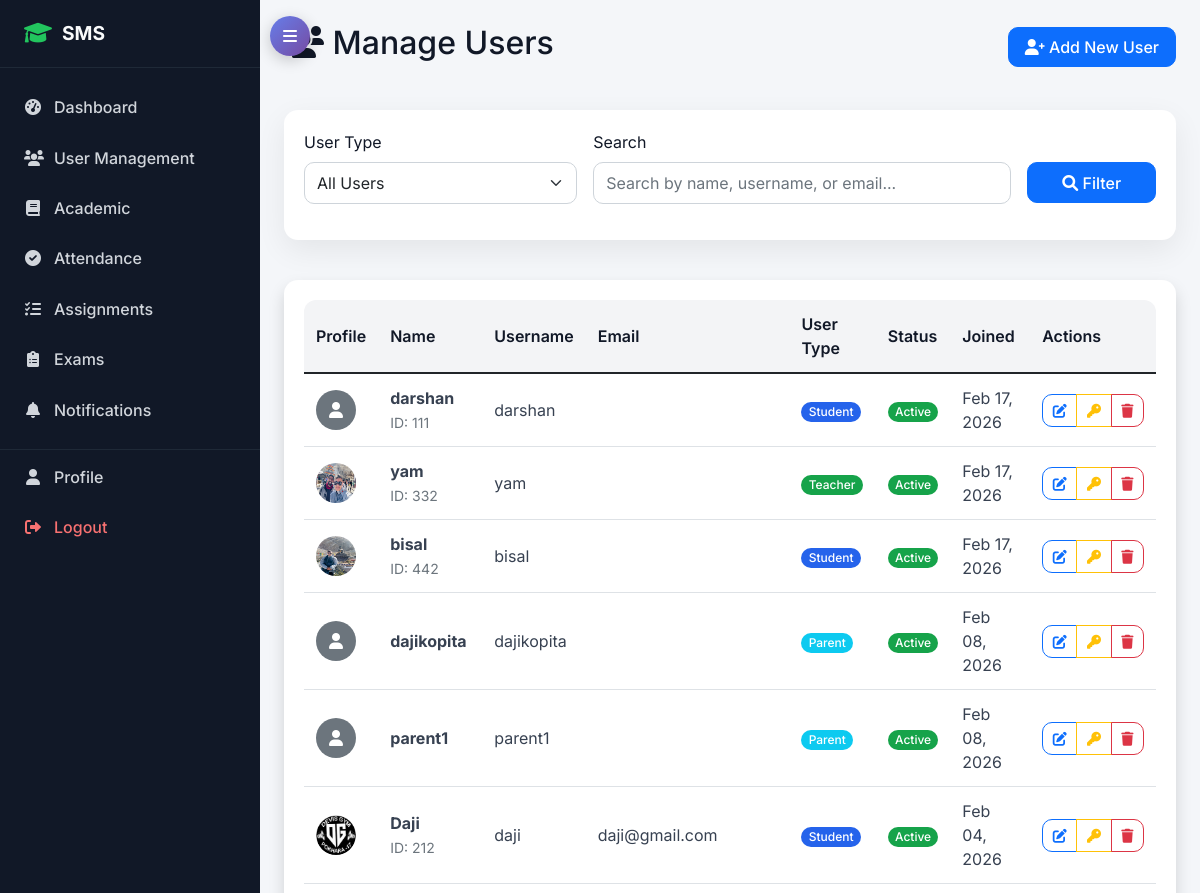
Page /accounts/admin/users/ (signed in, upper part) on the earlier database version.
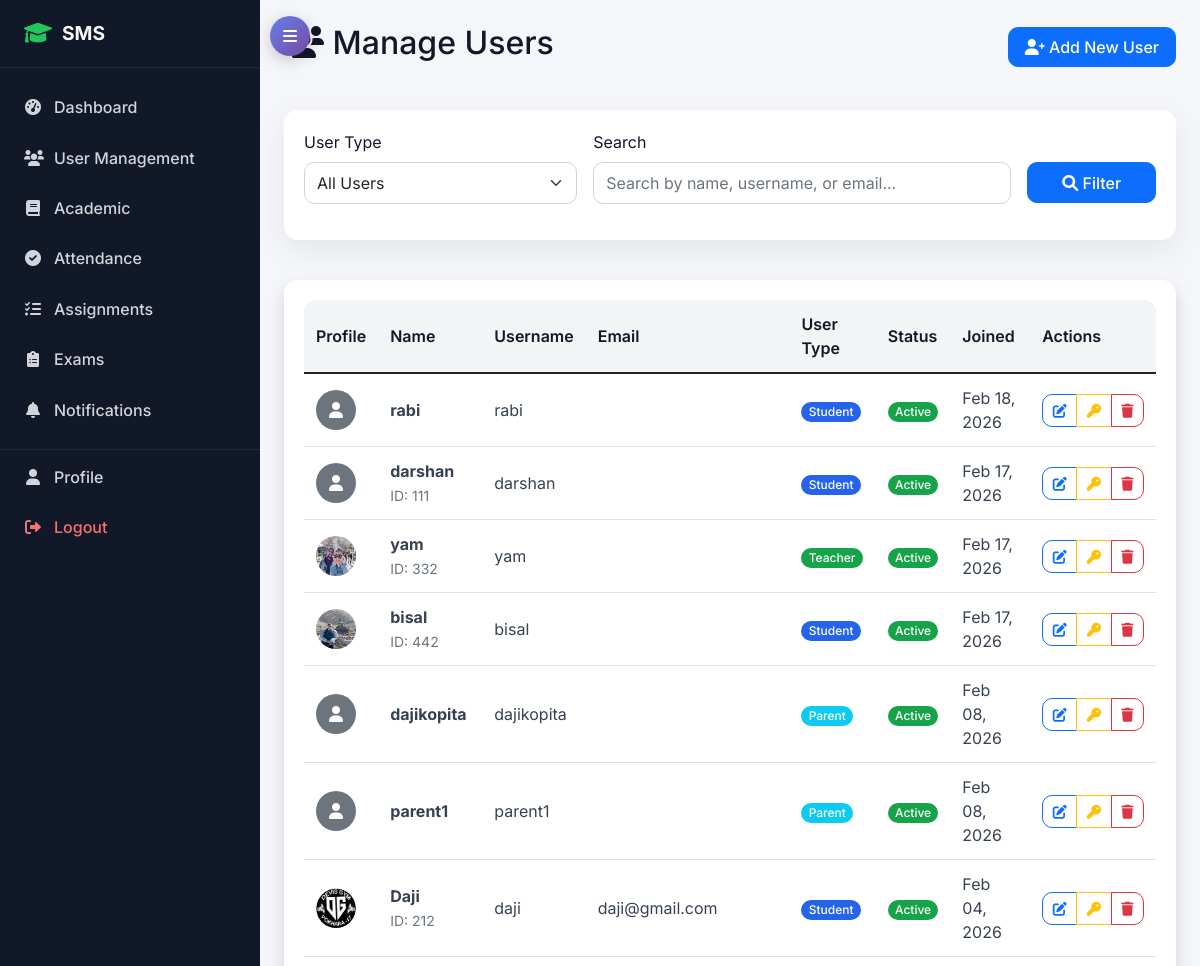
Same page on the later database version.
### accounts/models.py (models this page shows, shortened)
class User(AbstractUser):
    USER_TYPE_CHOICES = (
        ('admin', 'Admin'),
        ('student', 'Student'),
        ('teacher', 'Teacher'),
        ('parent', 'Parent'),
    )
    user_type = models.CharField(max_length=10, choices=USER_TYPE_CHOICES)
    phone_regex = RegexValidator(regex=r'^\+?1?\d{9,15}$', message="Phone number must be entered in the format: '+999999999'. Up to 15 digits allowed.")
    phone_number = models.CharField(validators=[phone_regex], max_length=17, blank=True)
    address = models.TextField(blank=True)
    date_of_birth = models.DateField(null=True, blank=True)
    profile_picture = models.ImageField(upload_to='profile_pics/', blank=True, null=True)
    is_active = models.BooleanField(default=True)
    created_at = models.DateTimeField(auto_now_add=True)
    updated_at = models.DateTimeField(auto_now=True)

class StudentProfile(models.Model):
    user = models.OneToOneField(User, on_delete=models.CASCADE, related_name='student_profile')
    student_id = models.CharField(max_length=20, unique=True)
    admission_date = models.DateField()
    guardian_name = models.CharField(max_length=100)
    guardian_phone = models.CharField(max_length=17)
    guardian_email = models.EmailField()
    emergency_contact = models.CharField(max_length=17)
    blood_group = models.CharField(max_length=5, blank=True)

class TeacherProfile(models.Model):
    user = models.OneToOneField(User, on_delete=models.CASCADE, related_name='teacher_profile')
    employee_id = models.CharField(max_length=20, unique=True)
    qualification = models.CharField(max_length=200)
    experience_years = models.PositiveIntegerField(default=0)
    specialization = models.CharField(max_length=100)
    joining_date = models.DateField()

### accounts/views.py (the view, shortened to what this page needs)
# urls.py: path('admin/users/', views.admin_user_list, name='admin_user_list'),
@login_required
@user_passes_test(is_admin)
def admin_user_list(request):
    user_type = request.GET.get('type', 'all')
    search = request.GET.get('search', '')
    users = User.objects.exclude(user_type='admin')
    if user_type != 'all':
        users = users.filter(user_type=user_type)
    users = users.order_by('-date_joined')
    paginator = Paginator(users, 20)
    page_number = request.GET.get('page')
    page_obj = paginator.get_page(page_number)
    context = {
        'page_obj': page_obj,
        'user_type': user_type,
        'search': search,
        'user_types': [
            ('all', 'All Users'),
            ('student', 'Students'),
            ('teacher', 'Teachers'),
            ('parent', 'Parents'),
        ]
    }
    return render(request, 'accounts/admin_user_list.html', context)

### accounts/views.py (called while the page is built)
def is_admin(user):
    return user.is_authenticated and user.user_type == 'admin'

### templates/accounts/admin_user_list.html (shortened to what the changed rows need)
{% extends 'base.html' %}
{% block content %}
<div class="row">
    <div class="col-12">
        <div class="d-flex justify-content-between align-items-center mb-4">
            <h2><i class="fas fa-users"></i> Manage Users</h2>
        </div>
    </div>
</div>
<div class="row">
    <div class="col-12">
        <div class="card shadow">
            <div class="card-body">
                <div class="table-responsive">
                    <table class="table table-hover">
                        <thead>
                            <tr>
                                <th>Profile</th>
                                <th>Name</th>
                                <th>Username</th>
                                <th>Email</th>
                                <th>User Type</th>
                                <th>Status</th>
                                <th>Joined</th>
                                <th>Actions</th>
                            </tr>
                        </thead>
                        <tbody>
                            {% for user in page_obj %}
                            <tr>
                                <td>
                                    {% if user.profile_picture %}
                                        <img src="{{ user.profile_picture.url }}" class="rounded-circle" width="40" height="40">
                                    {% else %}
                                        <div class="bg-secondary rounded-circle d-flex align-items-center justify-content-center" style="width: 40px; height: 40px;">
                                            <i class="fas fa-user text-white"></i>
                                        </div>
                                    {% endif %}
                                </td>
                                <td>
                                    <strong>{{ user.get_full_name|default:user.username }}</strong>
                                    {% if user.user_type == 'student' and user.student_profile %}
                                        <br><small class="text-muted">ID: {{ user.student_profile.student_id }}</small>
                                    {% elif user.user_type == 'teacher' and user.teacher_profile %}
                                        <br><small class="text-muted">ID: {{ user.teacher_profile.employee_id }}</small>
                                    {% elif user.user_type == 'admin' and user.admin_profile %}
                                        <br><small class="text-muted">ID: {{ user.admin_profile.employee_id }}</small>
                                    {% endif %}
                                </td>
                                <td>{{ user.username }}</td>
                                <td>{{ user.email }}</td>
                                <td>
                                    {% if user.user_type == 'student' %}
                                        <span class="badge bg-primary">{{ user.get_user_type_display }}</span>
                                    {% elif user.user_type == 'teacher' %}
                                        <span class="badge bg-success">{{ user.get_user_type_display }}</span>
                                    {% elif user.user_type == 'parent' %}
                                        <span class="badge bg-info">{{ user.get_user_type_display }}</span>
                                    {% else %}
                                        <span class="badge bg-secondary">{{ user.get_user_type_display }}</span>
                                    {% endif %}
                                </td>
                                <td>
                                    {% if user.is_active %}
                                        <span class="badge bg-success">Active</span>
                                    {% else %}
                                        <span class="badge bg-danger">Inactive</span>
                                    {% endif %}
                                </td>
                                <td>{{ user.date_joined|date:"M d, Y" }}</td>
                                <td>
                                    <div class="btn-group" role="group">
                                        <a href="{% url 'accounts:admin_edit_user' user.id %}"
                                           class="btn btn-sm btn-outline-primary" title="Edit">
                                            <i class="fas fa-edit"></i>
                                        </a>
                                        <a href="{% url 'accounts:admin_reset_password' user.id %}"
                                           class="btn btn-sm btn-outline-warning" title="Reset Password">
                                            <i class="fas fa-key"></i>
                                        </a>
                                        <a href="{% url 'accounts:admin_delete_user' user.id %}"
                                           class="btn btn-sm btn-outline-danger" title="Delete">
                                            <i class="fas fa-trash"></i>
                                        </a>
                                    </div>
                                </td>
                            </tr>
                            {% endfor %}
                        </tbody>
                    </table>
                </div>
            </div>
        </div>
    </div>
</div>
{% endblock %}

Differences in the rows shown:
added User: get_full_name "rabi", username "rabi", user_type "Student", is_active "Active", date_joined "Feb 18, 2026"
